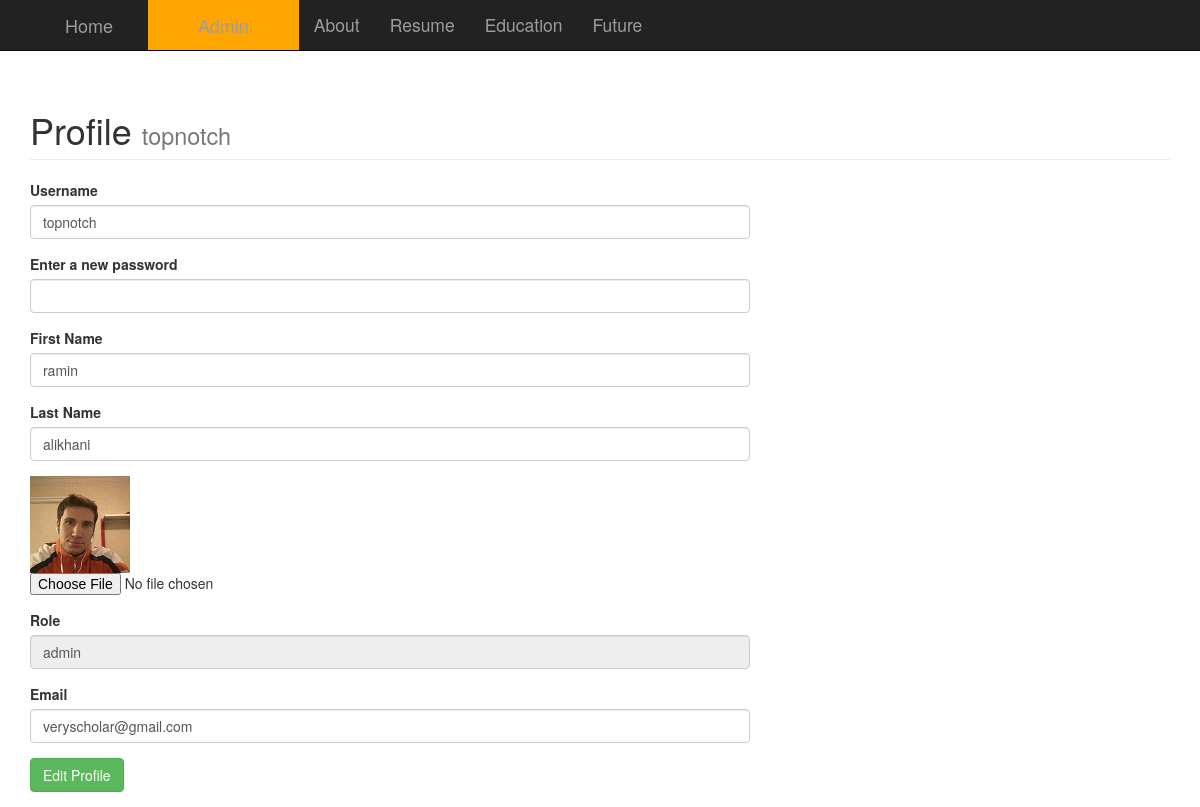
The app's page /profile.php (signed in) with its own data.
### tables this page shows
CREATE TABLE `users` (
  `username` char(255) NOT NULL,
  `password` char(255) NOT NULL,
  `user_firstname` char(255) NOT NULL,
  `user_lastname` char(255) NOT NULL,
  `user_photo` char(255) NOT NULL,
  `user_id` int(5) NOT NULL,
  `role` char(255) NOT NULL DEFAULT 'subscriber',
  `email` char(255) NOT NULL
);

### profile.php (the view, shortened to what this page needs)
<?php include 'includes/header.php';
    $username = $_SESSION['username'];
?>
<div id="wrapper">
    <div id="page-wrapper">
        <?php include 'includes/navigation.php'; ?>
        <div class="container">
            <div class="row">
                <div class="col-lg-12">
                    <h1 class="page-header">
                        Profile
                        <small><?php echo $_SESSION['username']; ?></small>
                    </h1>
                    <?php
                    $query = "SELECT * FROM users WHERE username='$username'";
                    $result = mysqli_query($connection, $query) or die(mysqli_error($connection));
                    $row = mysqli_fetch_assoc($result);
                    $firstname = $row['user_firstname'];
                    $lastname = $row['user_lastname'];
                    $photo = $row['user_photo'];
                    $role = $row['role'];
                    $email = $row['email'];
                    ?>
                    <form action="" method="post" enctype="multipart/form-data">
                        <div class="form-group">
                            <label>Username</label>
                            <input type="text" class="form-control" name="username"
                                   style="width: 60vw" value="<?php echo $username; ?>" required>
                        </div>
                        <div class="form-group">
                            <label>Enter a new password</label>
                            <input type="password" class="form-control" name="password" style="width: 60vw" required>
                        </div>
                        <div class="form-group">
                            <label>First Name</label>
                            <input type="text" class="form-control" name="firstname"
                                   style="width: 60vw" value="<?php echo $firstname; ?>" required>
                        </div>
                        <div class="form-group">
                            <label>Last Name</label>
                            <input type="text" class="form-control" name="lastname"
                                   style="width: 60vw" value="<?php echo $lastname; ?>" required>
                        </div>
                        <div class="form-group">
                            <img src="admin/img/<?php echo $photo ?>" alt="" width="100px" required>
                            <input type="file" name="photo">
                        </div>
                        <div class="form-group">
                            <label>Role</label>
                            <input type="text" class="form-control" name="role"
                                   style="width: 60vw" value="<?php echo $role; ?>" readonly>
                        </div>
                        <div class="form-group">
                            <label>Email</label>
                            <input type="text" class="form-control" name="email"
                                   style="width: 60vw" value="<?php echo $email; ?>" required>
                        </div>
                        <div class="form-group">
                            <input type="submit" name="submit" value="Edit Profile" class="btn btn-success">
                        </div>
                    </form>
                </div>
            </div>
        </div>
    </div>
</div>
</body>
</html>

### css/blog-home.css (style rules this page uses)
body { padding-top: 70px; }

### records on screen
users: firstname "ramin", lastname "alikhani", user_photo (picture), role "admin", email "veryscholar@gmail.com"

### other values on screen
$_SESSION['username'] "topnotch"
